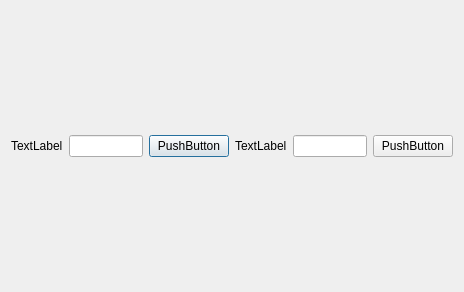
<?xml version="1.0" encoding="UTF-8"?>
<ui version="4.0">
 <class>Dialog</class>
 <widget class="QDialog" name="Dialog">
  <property name="geometry">
   <rect>
    <x>0</x>
    <y>0</y>
    <width>464</width>
    <height>292</height>
   </rect>
  </property>
  <property name="windowTitle">
   <string>Dialog</string>
  </property>
  <layout class="QHBoxLayout" name="horizontalLayout_3">
   <item>
    <layout class="QHBoxLayout" name="horizontalLayout">
     <item>
      <widget class="QLabel" name="label">
       <property name="text">
        <string>TextLabel</string>
       </property>
      </widget>
     </item>
     <item>
      <widget class="QLineEdit" name="lineEdit"/>
     </item>
     <item>
      <widget class="QPushButton" name="pushButton">
       <property name="text">
        <string>PushButton</string>
       </property>
      </widget>
     </item>
    </layout>
   </item>
   <item>
    <layout class="QHBoxLayout" name="horizontalLayout_2">
     <item>
      <widget class="QLabel" name="label_2">
       <property name="text">
        <string>TextLabel</string>
       </property>
      </widget>
     </item>
     <item>
      <widget class="QLineEdit" name="lineEdit_2"/>
     </item>
     <item>
      <widget class="QPushButton" name="pushButton_2">
       <property name="text">
        <string>PushButton</string>
       </property>
      </widget>
     </item>
    </layout>
   </item>
  </layout>
 </widget>
 <resources/>
 <connections/>
</ui>
